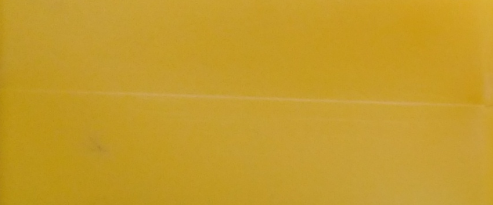
#> input picture InnerSkystone.png, 493 x 205 px
$ python HSVColorModeling.py
#> lines starting #> are read from the running program, lines starting #| are printed output that depends on the picture
import cv2
import matplotlib.pyplot as plt
import numpy as np

from mpl_toolkits.mplot3d import Axes3D
from matplotlib import cm
from matplotlib import colors

# From this tutorial https://realpython.com/python-opencv-color-spaces/
# Start with reading the image using OpenCV
skystone_image = cv2.imread('InnerSkystone.png')
#> skystone_image is the input picture: shape (205, 493, 3); mean B, G, R 42.3, 155.9, 196.8

# Since plt displays in BGR, we need to convert the RGB image to BGR
skystone_image = cv2.cvtColor(skystone_image, cv2.COLOR_RGB2BGR)

# plt.imshow(skystone_image)
# plt.show()

# Turns the 2D skystone_image array into a large array with 3 values each inner array.
pixel_colors = skystone_image.reshape((np.shape(skystone_image)[0] * np.shape(skystone_image)[1], 3))
norm = colors.Normalize(vmin=- 1., vmax=1.)
norm.autoscale(pixel_colors)
pixel_colors = norm(pixel_colors).tolist()
#> pixel_colors = 101065 items

hsv_skystone = cv2.cvtColor(skystone_image, cv2.COLOR_BGR2HSV)
#> hsv_skystone: shape (205, 493, 3); mean H, S, V 97.9, 200.3, 196.8
# Split separates the channels
h, s, v = cv2.split(hsv_skystone)
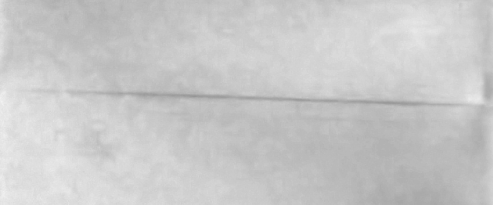
#> s: shape (205, 493); min 149, max 242, mean 200.3
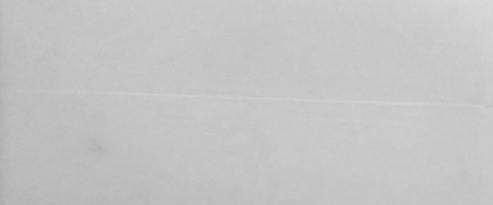
#> v: shape (205, 493); min 170, max 219, mean 196.8
fig = plt.figure()
axis = fig.add_subplot(1, 1, 1, projection="3d")

# Scatter plot
# Flatten() turns 2D array of values into 1D array
axis.scatter(h.flatten(), s.flatten(), v.flatten(), facecolors=pixel_colors, marker=".")
axis.set_xlabel("Hue")
axis.set_ylabel("Saturation")
axis.set_zlabel("Value")
plt.show()
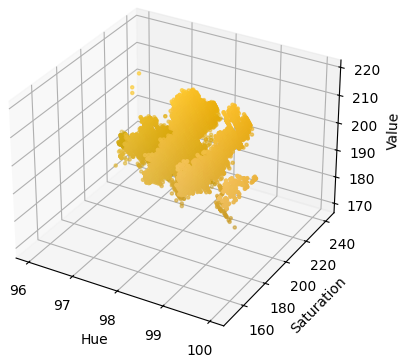
#> figure drawn by matplotlib, 1 panel

$ run again, with SkystoneColorRange.png copied over InnerSkystone.png
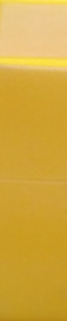
#> input picture SkystoneColorRange.png, 67 x 321 px
#> skystone_image is the input picture: shape (321, 67, 3); mean B, G, R 62.4, 168.4, 210.7
#> pixel_colors = 21507 items
#> hsv_skystone: shape (321, 67, 3); mean H, S, V 98.7, 181.8, 210.7
#> `h, s, v = cv2.split(hsv_skystone)`:
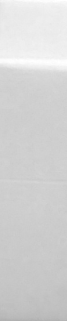
#> v: shape (321, 67); min 175, max 255, mean 210.7
#> `plt.show()`:
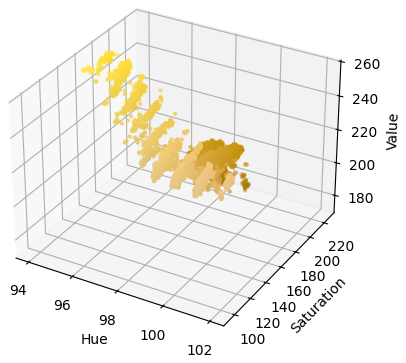
#> figure drawn by matplotlib, 1 panel

$ run again, with SkystoneWithNoise.png copied over InnerSkystone.png
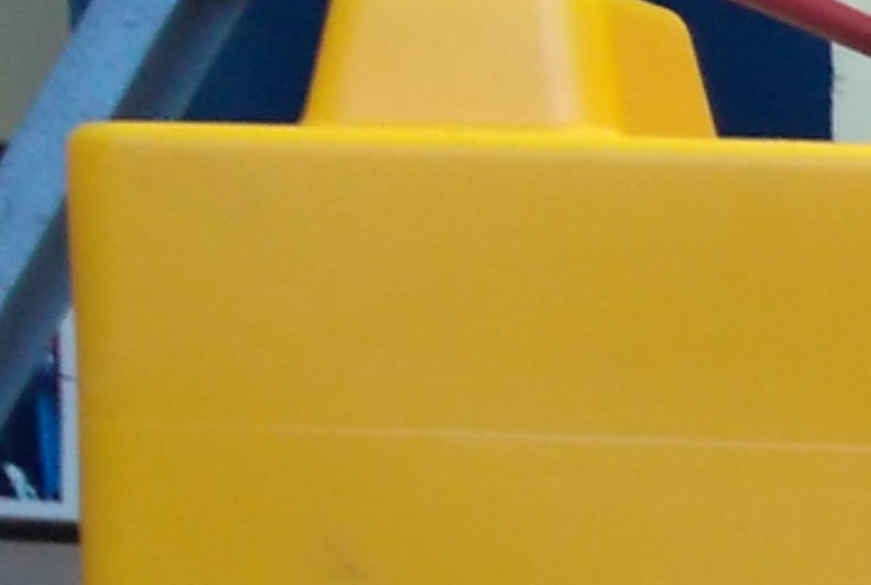
#> input picture SkystoneWithNoise.png, 871 x 585 px
#> skystone_image is the input picture: shape (585, 871, 3); mean B, G, R 59.4, 145.3, 173.4
#> pixel_colors = 509535 items
#> hsv_skystone: shape (585, 871, 3); mean H, S, V 84.1, 183.8, 183.3
#> `h, s, v = cv2.split(hsv_skystone)`:
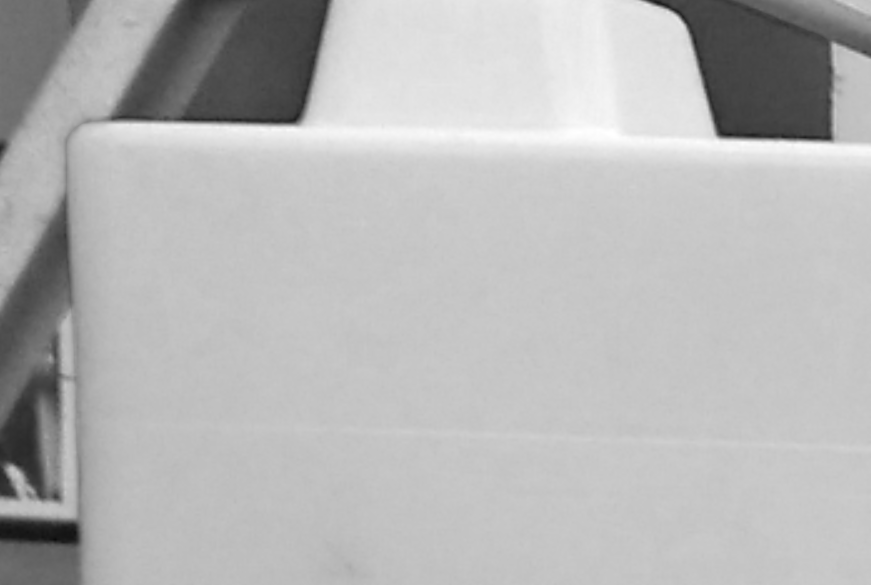
#> v: shape (585, 871); min 9, max 255, mean 183.3
#> `plt.show()`:
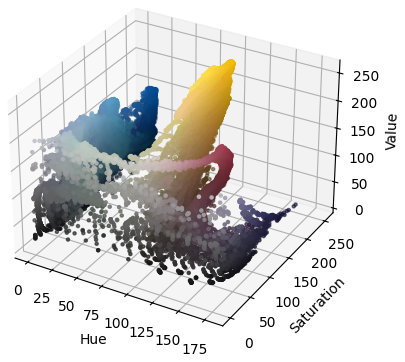
#> figure drawn by matplotlib, 1 panel

$ run again, with Skystones.png copied over InnerSkystone.png
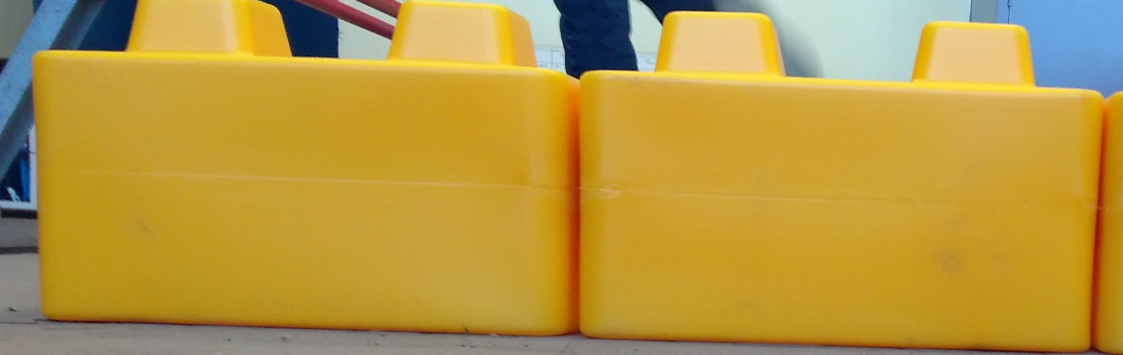
#> input picture Skystones.png, 1123 x 355 px
#> skystone_image is the input picture: shape (355, 1123, 3); mean B, G, R 65.6, 152.3, 184.1
#> pixel_colors = 398665 items
#> hsv_skystone: shape (355, 1123, 3); mean H, S, V 89.7, 174.4, 191
#> `h, s, v = cv2.split(hsv_skystone)`:
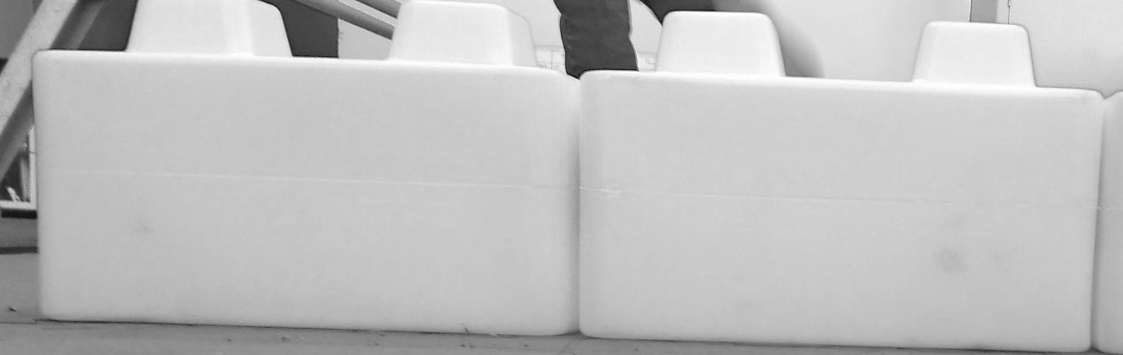
#> v: shape (355, 1123); min 6, max 255, mean 191
#> `plt.show()`:
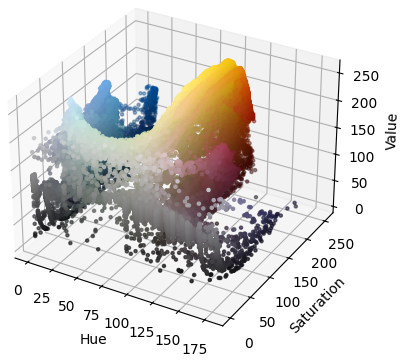
#> figure drawn by matplotlib, 1 panel
